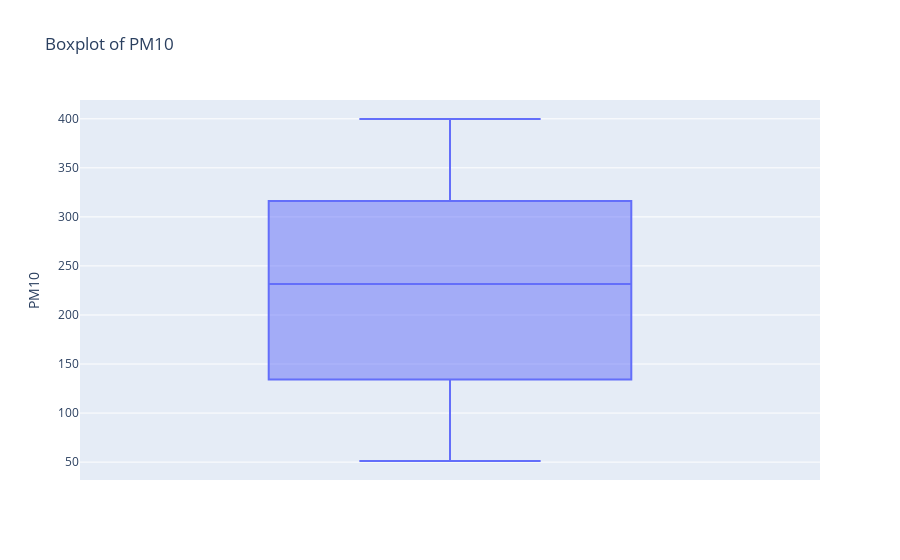

Here is the notebook cell this chart was saved with:
### Code cell
# 4. Box Plot
px.box(df, y='PM10', title='Boxplot of PM10').show()

### Figure 1 — Plotly figure (JSON) as saved in the notebook; plotly's stock layout.template omitted (floating-point values rounded to 4 significant figures; data arrays with more than 128 entries replaced by an {"elided": "..."} marker saying what was removed)
{"data": [{"alignmentgroup": "True", "hovertemplate": "PM10=%{y}<extra></extra>", "legendgroup": "", "marker": {"color": "#636efa"}, "name": "", "notched": false, "offsetgroup": "", "orientation": "v", "showlegend": false, "type": "box", "x0": " ", "xaxis": "x", "y": {"elided": "1000 float values"}, "y0": " ", "yaxis": "y"}], "layout": {"autosize": true, "boxmode": "group", "legend": {"tracegroupgap": 0}, "title": {"text": "Boxplot of PM10"}, "xaxis": {"anchor": "y", "autorange": true, "domain": [0, 1], "range": [-0.5, 0.5], "type": "category"}, "yaxis": {"anchor": "x", "autorange": true, "domain": [0, 1], "range": [31.76, 419.2], "title": {"text": "PM10"}, "type": "linear"}}}
